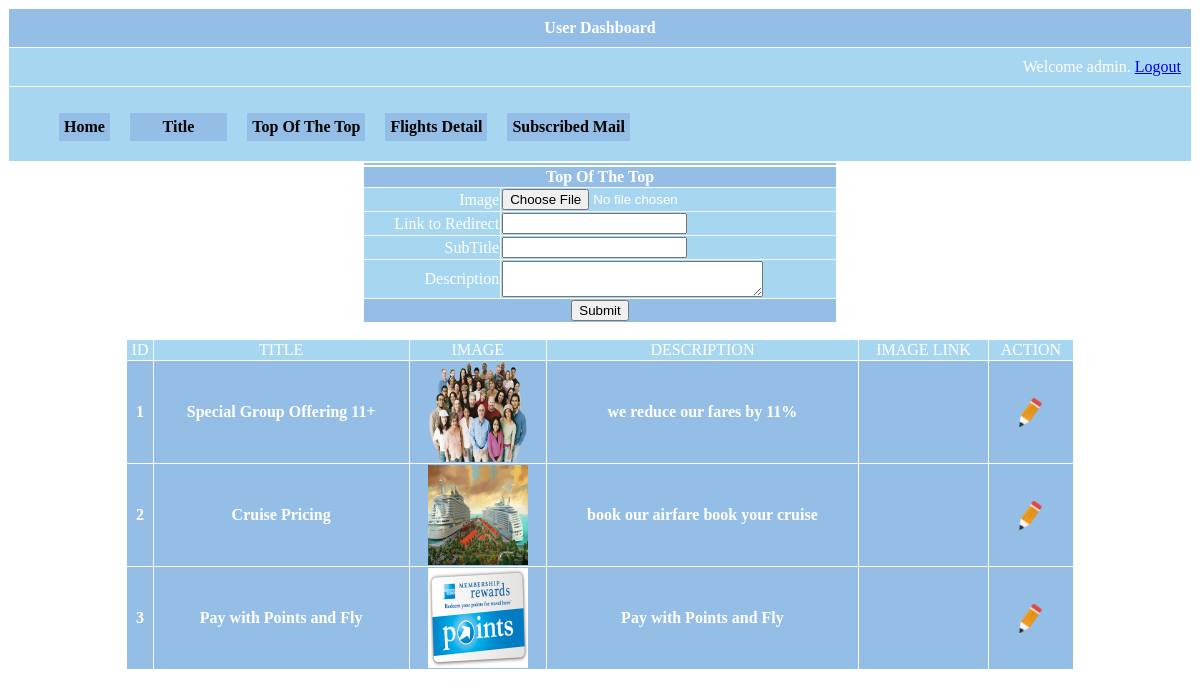
The page /admin/top_of_top.php (signed in) on the database its author committed.
### tables this page shows
CREATE TABLE `topoftop` (
  `id` bigint(20) NOT NULL AUTO_INCREMENT,
  `image` varchar(20) NOT NULL,
  `subtitle` text NOT NULL,
  `descriptioin` text NOT NULL,
  PRIMARY KEY (`id`)
);

### admin/top_of_top.php (the view, shortened to what this page needs)
<?php
  $sql="select * FROM topoftop";
  $result=mysql_query($sql);
$message='';
if($_SESSION['user_name'])
{
?>
<html>
<head>
<link rel="stylesheet" type="text/css" href="styles.css" />
<link rel="stylesheet" type="text/css" href="styles.css" />
</head>
<body>
<table border="0" cellpadding="10" cellspacing="1" width="100%" align="center">
    <tr class="tableheader" >
    <td  align="center">User Dashboard</td>
    </tr>
    <tr class="tablerow" >
    <td   align="right">
        <?php
        if($_SESSION['user_name']) {
        ?>
        Welcome <?php echo $_SESSION["user_name"]; ?>.   <a href="logout.php" tite="Logout">Logout
        <?php
        }
        ?>
        </a>
    </td>
    </tr>
	<tr class="tablerow">
	<td>
	  <ul id="nav">
	   <li>
        <a href="dashboard.php">Home</a>
       </li>
	   <li>
			<a href="#"> &nbsp;&nbsp;&nbsp;&nbsp;&nbsp;&nbsp; Title &nbsp;&nbsp;&nbsp;&nbsp;&nbsp;&nbsp;</a>
       </li>
	   <li>
          <a href="top_of_top.php" id="ttp" tite="Logout">Top Of The Top</a>
       </li>
	   <li>
        <a href="flightdetail.php" id="ttp" tite="Logout">Flights Detail</a>
       </li>
	   <li>
        <a href="mailsubscr.php" id="ttp" tite="Logout">Subscribed Mail</a>
       </li>
	 </ul>
    </td>
    </tr>
 </table>
 <table cellspacing="1" width="40%" align="center">
	<tr><td class="tableheader" align="center"><?php echo $message;?></td></tr>
   </table>
    <form name="frmUser" method="post" action="<?php echo $_SERVER['PHP_SELF']; ?>"  enctype="multipart/form-data" >
		<table  cellspacing="1" width="40%" align="center">
			<tr class="tableheader">
			  <td align="center" colspan="2">Top Of The Top<input type="hidden" value="<?php echo $editrow['id']?>" name='id'></td>
			</tr>
			<tr class="tablerow">
			  <td align="right">Image</td>
			    <td>
				 <input class="textbox"  type="file" name="imageupload" id='imageupload' value="">
			    </td>
			</tr>
            <tr class="tablerow">
			  <td align="right">Link to Redirect</td>
			  <td>
				<input  type="text" id="image_hyperlink"  name="image_hyperlink" value='<?php echo $editrow['imagelink'] ?>' />
			  </td>
			</tr>
 			<tr class="tablerow">
			  <td align="right">SubTitle</td>
			  <td>
				<input  type="text" id="subtitle"  name="subtitle" value='<?php echo $editrow['subtitle'] ?>' />
			  </td>
			</tr>
			<tr class="tablerow">
			  <td align="right">Description</td>
			  <td>
				<textarea rows="2" cols="30" name="description" id='description'><?php echo $editrow['descriptioin']; ?></textarea>
			  </td>
			</tr>
			<tr class="tableheader">
			  <td align="center" colspan="2"><input type="submit" name="submit_topoftop" value="Submit"></td>
			</tr>
		</table>
	</form>
	<table cellspacing="1" width="80%" align="center">
	  <tr class="tablerow">
	   <td align="center">ID</td>
	   <td align="center">TITLE</td>
	   <td align="center">IMAGE</td>
	   <td align="center">DESCRIPTION</td>
       <td align="center">IMAGE LINK</td>
	   <td align="center">ACTION</td>
	  </tr>
	  <?php
	   $i=1;
	   while($row=mysql_fetch_array($result))
	   {
 	   echo "<tr class='tableheader'>
		     <td align='center'>".$i++."</td>
		     <td align='center'>".$row['subtitle']."</td>
			 <td align='center'><img width='100px' height='100px' src='upload/".$row['image']."'></td>
		     <td align='center'>".$row['descriptioin']."</td>
			 <td align='center'>".$row['imagelink']."</td>
		     <td align='center'><a href='top_of_top.php?edit_id=".$row['id']."'><img src='images/edit-icon.png'/></a></td>
		    </tr>";
	   }
	  ?>
	</table>
</body>
</html>
<?php
 }
 else
 {
   header('Location: index.php');
 }
?>

### admin/styles.css (style rules this page uses)
.tableheader { background-color: #95BEE6; color:white; font-weight:bold; }
.tablerow { background-color: #A7D6F1; color:white; }
#nav { list-style:none; font-weight:bold; margin-bottom:10px; float:left; width:100%; }
#nav li { float:left; margin-right:20px; position:relative; }
#nav a { display:block; padding:5px; color:#000; background:#95BEE6; text-decoration:none; }

### rows shown on the page
topoftop: subtitle "Special Group Offering 11+", image (picture), descriptioin "we reduce our fares by 11%"
topoftop: subtitle "Cruise Pricing", image (picture), descriptioin "book our airfare book your cruise"
topoftop: subtitle "Pay with Points and Fly", image (picture), descriptioin "Pay with Points and Fly"

### other values the page prints
$_SESSION["user_name"] "admin"
